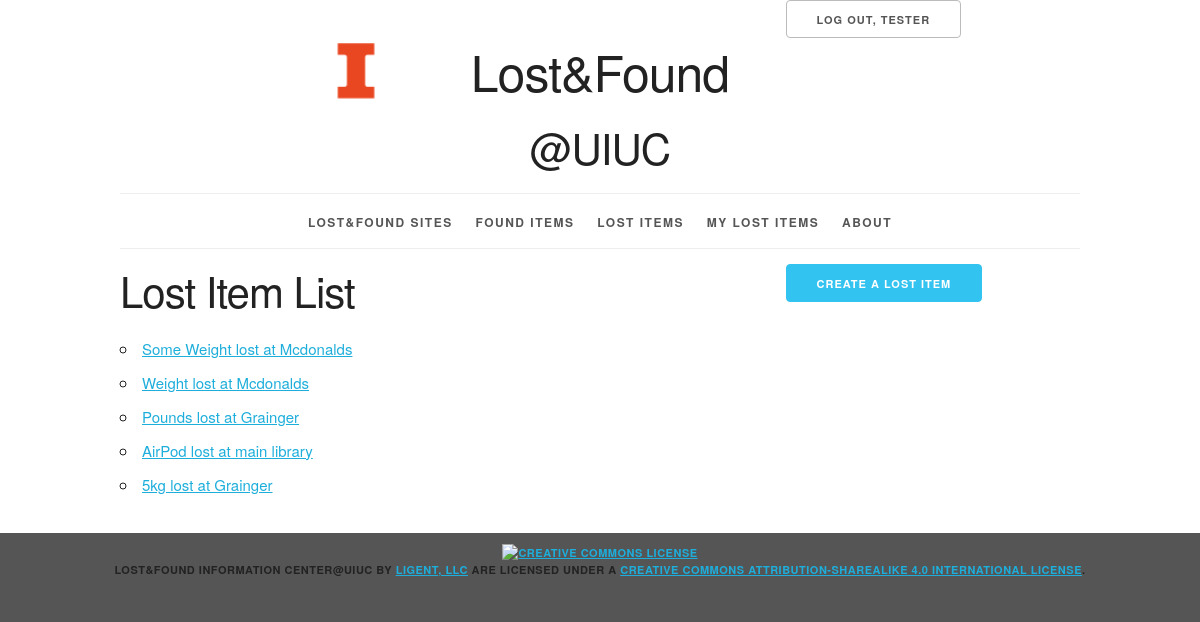
The page /item/lost/ (signed in) on the database its author committed.
### info/models.py (models this page shows, shortened)
class LostItem(models.Model):
    item_id = models.AutoField(primary_key=True)
    item_name = models.CharField(max_length=30)
    place = models.CharField(max_length=80)  # where the item is lost
    eventDate = models.DateField()
    eventTime = models.CharField(max_length=20)  # like 'around 2pm'
    registeredTime = models.DateTimeField(auto_now_add=True)
    description = models.CharField(max_length=80, null=True, blank=True)
    phone = PhoneNumberField(null=True, blank=True) # may changed to be autofilled later
    email = models.EmailField()
    found = models.BooleanField(default=False)
    user = models.ForeignKey(User, on_delete=models.CASCADE)
    def __str__(self):
        return '%s lost at %s' % (self.item_name, self.place)
    class Meta:
        ordering = ['registeredTime']
    def get_absolute_url(self):
        return reverse('info_lostitem_detail_urlpattern',
                       kwargs={'pk': self.pk})

### info/views.py (the view)
class LostItemList(PageLinksMixin, ListView):
    paginate_by = 10
    model = LostItem
    context_object_name = 'lost_items_list'

### info/utils.py (called while the page is built)
    def first_page(self, page):
        if page.number > 1:
            return self._page_urls(1)
        return None

    def previous_page(self, page):
        if (page.has_previous()
                and page.number > 2):
            return self._page_urls(
                page.previous_page_number())
        return None

    def next_page(self, page):
        last_page = page.paginator.num_pages
        if (page.has_next()
                and page.number < last_page - 1):
            return self._page_urls(
                page.next_page_number())
        return None

    def last_page(self, page):
        last_page = page.paginator.num_pages
        if page.number < last_page:
            return self._page_urls(last_page)
        return None

    def get_context_data(self, **kwargs):
        context = super().get_context_data(
            **kwargs)
        page = context.get('page_obj')
        if page is not None:
            context.update({
                'first_page_url':
                    self.first_page(page),
                'previous_page_url':
                    self.previous_page(page),
                'next_page_url':
                    self.next_page(page),
                'last_page_url':
                    self.last_page(page),
            })
        return context

### info/templates/info/lostitem_list.html (shortened to what this page needs)
{% extends 'info/base.html' %}
{% block create_button %}
    {% if perms.info.add_lostitem %}
        <a href="{% url 'info_item_create_lost_urlpattern' %}"
            class="button button-primary">
            Create a Lost Item
        </a>
    {% endif %}
{% endblock %}
{% block org_content %}
    <h2> Lost Item List</h2>
    <ul>
        {% for item in lost_items_list %}
            <li>
                <a href="{{ item.get_absolute_url }}">{{ item }}</a>
            </li>
        {% empty %}
            <li><em>There are currently no items here.</em></li>
        {% endfor %}
    </ul>
{% endblock %}

### info/templates/info/base.html (shortened to what this page needs)
{% load static %}
<!DOCTYPE html>
<html lang="en">
<head>
    <link rel="stylesheet" type="text/css"
          href="{% static 'info/normalize.css' %}">
    <link rel="stylesheet" type="text/css"
          href="{% static 'info/skeleton.css' %}">
    <link rel="stylesheet" type="text/css"
          href="{% static 'info/style.css' %}">
</head>
<body>
<div class="container">
    <div class="status row">
        <div class="offset-by-eight four columns">
            <ul class="inline">
                {% if user.is_authenticated %}
                    <li><a href="{% url 'logout_urlpattern' %}" class="button">
                        Log Out, {{ user.get_username }}</a></li>
                {% else %}
                    <li><a href="{% url 'login_urlpattern' %}" class="button">
                        Log In</a></li>
                    <li><a href="{% url 'register' %}" class="button">
                        Register</a></li>
                {% endif %}
            </ul>
        </div>
    </div>
    <header class="row">
        <div class="offset-by-one ten columns">
            <h1 class="logo">Lost&Found</h1>
            <h2>@UIUC</h2>
        </div>
    </header>
    <nav>
        <ul>
            <li>
                <a href="{% url 'info_site_list_urlpattern' %}">
                    Lost&Found Sites
                </a>
            </li>
            <li>
                <a href="{% url 'info_item_list_found_urlpattern' %}">
                    Found Items
                </a>
            </li>
            <li>
                <a href="{% url 'info_item_list_lost_urlpattern' %}">
                    Lost Items
                </a>
            </li>
            {% if perms.info.add_lostitem %}
                <li>
                    <a href="{% url 'info_myitem_list_urlpattern' %}">
                        My Lost Items
                    </a>
                </li>
            {% endif %}
            <li>
                <a href="{% url 'about_urlpattern' %}">
                    About
                </a>
            </li>
        </ul>
    </nav>
    <main>
        {% block content %}
            <div class="row">
            <section class="eight columns">
                {% block org_content %}{% endblock %}
            </section>
            <section class="desktop four columns">
              {% block create_button %}{% endblock %}
            </section>
            </div>
        {% endblock %}
    </main>
</div>
<footer>
    <p>
        <a rel="license" href="http://creativecommons.org/licenses/by-sa/4.0/">
            <img alt="Creative Commons License" style="border-width:0"
                 src="https://i.creativecommons.org/l/by-sa/4.0/88x31.png"/>
        </a><br/><span xmlns:dct="http://purl.org/dc/terms/" property="dct:title">Lost&Found Information Center@UIUC</span>
        by
        <a xmlns:cc="http://creativecommons.org/ns#" href="https://www.ligent.net" property="cc:attributionName"
           rel="cc:attributionURL">Ligent, LLC</a> are licensed under a
        <a rel="license" href="http://creativecommons.org/licenses/by-sa/4.0/">Creative Commons Attribution-ShareAlike
            4.0 International License</a>.
    </p>
</footer>
</body>
</html>

### info/static/info/skeleton.css (style rules this page uses)
.container { position: relative; width: 100%; max-width: 960px; margin: 0 auto; padding: 0 20px; box-sizing: border-box; }
.column, .columns { width: 100%; float: left; box-sizing: border-box; }
@media (min-width: 400px) { .container { width: 85%; padding: 0; } }
@media (min-width: 550px) { .container { width: 80%; } }
@media (min-width: 550px) { .column, .columns { margin-left: 4%; } }
@media (min-width: 550px) { .column:first-child, .columns:first-child { margin-left: 0; } }
@media (min-width: 550px) { .four.columns { width: 30.6666666667%; } }
@media (min-width: 550px) { .eight.columns { width: 65.3333333333%; } }
@media (min-width: 550px) { .ten.columns { width: 82.6666666667%; } }
@media (min-width: 550px) { .offset-by-one.column, .offset-by-one.columns { margin-left: 8.66666666667%; } }
@media (min-width: 550px) { .offset-by-eight.column, .offset-by-eight.columns { margin-left: 69.3333333333%; } }
html { font-size: 62.5%; }
body { font-size: 1.5em; line-height: 1.6; font-weight: 400; font-family: "Raleway", "HelveticaNeue", "Helvetica Neue", Helvetica, Arial, sans-serif; color: #222; }
h1, h2, h3, h4, h5, h6 { margin-top: 0; margin-bottom: 2rem; font-weight: 300; }
h1 { font-size: 4.0rem; line-height: 1.2; letter-spacing: -.1rem; }
h2 { font-size: 3.6rem; line-height: 1.25; letter-spacing: -.1rem; }
@media (min-width: 550px) { h1 { font-size: 5.0rem; } }
@media (min-width: 550px) { h2 { font-size: 4.2rem; } }
p { margin-top: 0; }
a { color: #1EAEDB; }
.button, button, input[type="submit"], input[type="reset"], input[type="button"] { display: inline-block; height: 38px; padding: 0 30px; color: #555; text-align: center; font-size: 11px; font-weight: 600; line-height: 38px; letter-spacing: .1rem; text-transform: uppercase; text-decoration: none; white-space: nowrap; background-color: transparent; border-radius: 4px; border: 1px solid #bbb; cursor: pointer; box-sizing: border-box; }
.button.button-primary, button.button-primary, input[type="submit"].button-primary, input[type="reset"].button-primary, input[type="button"].button-primary { color: #FFF; background-color: #33C3F0; border-color: #33C3F0; }
ul { list-style: circle inside; }
ol, ul { padding-left: 0; margin-top: 0; }
li { margin-bottom: 1rem; }
button, .button { margin-bottom: 1rem; }
pre, blockquote, dl, figure, table, p, ul, ol, form { margin-bottom: 2.5rem; }
.container:after, .row:after, .u-cf { content: ""; display: table; clear: both; }

### info/static/info/style.css (style rules this page uses)
.desktop { display: none; }
@media (min-width: 550px) { .desktop { display: block; } }
html { height: 100%; background-color: #555; }
body { background-color: white; }
body>div>header { text-align: center;; }
header h1 { display: inline-block; font-weight: normal; font-style: normal; width: 100%; margin-top: 0; padding-top: 0; }
.logo { padding-top: 50px; background-image: url("wordmark_vertical_alt.png"); background-size: 50px; background-repeat: no-repeat; background-position: top; }
@media (min-width: 750px) { .logo { padding-top: 0; background-size: contain; background-position: 0% 0%; } }
@media (min-width: 1000px) { .logo { background-position: 10% 0%; } }
@media (min-width: 1200px) { .logo { background-position: 15% 0%; } }
nav { border-top: 1px solid #eee; width: 100%; border-bottom: 1px solid #eee; margin: 0 0 1em; padding: 0; }
nav ul { margin: 0; padding: 1em 0; list-style-type: none; text-align: center; }
nav ul li { display: inline; padding: 0; margin: 0 0.25em; font-weight: 600; text-transform: uppercase; text-align: center; font-size: 1rem; letter-spacing: .10rem; }
@media (min-width: 400px) { nav ul li { letter-spacing: .15rem; font-size: 1.2rem; margin: 0 0.5em; } }
@media (min-width: 550px) { nav ul li { margin: 0 0.75em; } }
nav ul li a { color: #555; text-decoration: none; background-color: transparent; cursor: pointer; }
.inline { list-style-type: none; padding: 0; margin: 0 0 -0.5em; }
.inline li { display: inline; }
body>footer { width: 100%; background-color: #555; font-size: 1.1rem; letter-spacing: .05rem; font-weight: 600; text-transform: uppercase; text-align: center; padding: 1em 0; margin: 1em 0; }
body>footer p { margin-bottom: 0.5rem; }

### rows shown on the page
LostItem: item_name+place "Some Weight lost at Mcdonalds"
LostItem: item_name+place "Weight lost at Mcdonalds"
LostItem: item_name+place "Pounds lost at Grainger"
LostItem: item_name+place "AirPod lost at main library"
LostItem: item_name+place "5kg lost at Grainger"

### other values the page prints
{{ user.get_username }} "TESTER"
